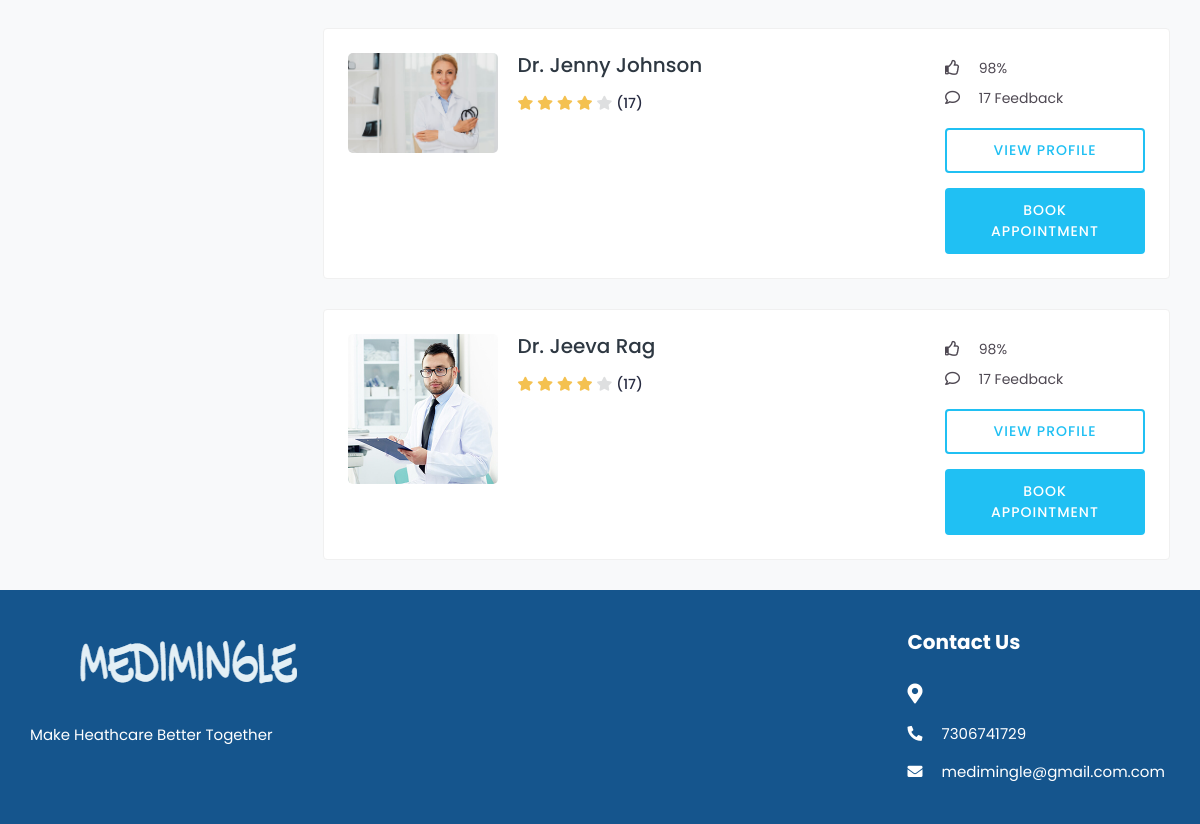
/doctor_search/ (signed in, lower part), run on an earlier commit of the app's database.
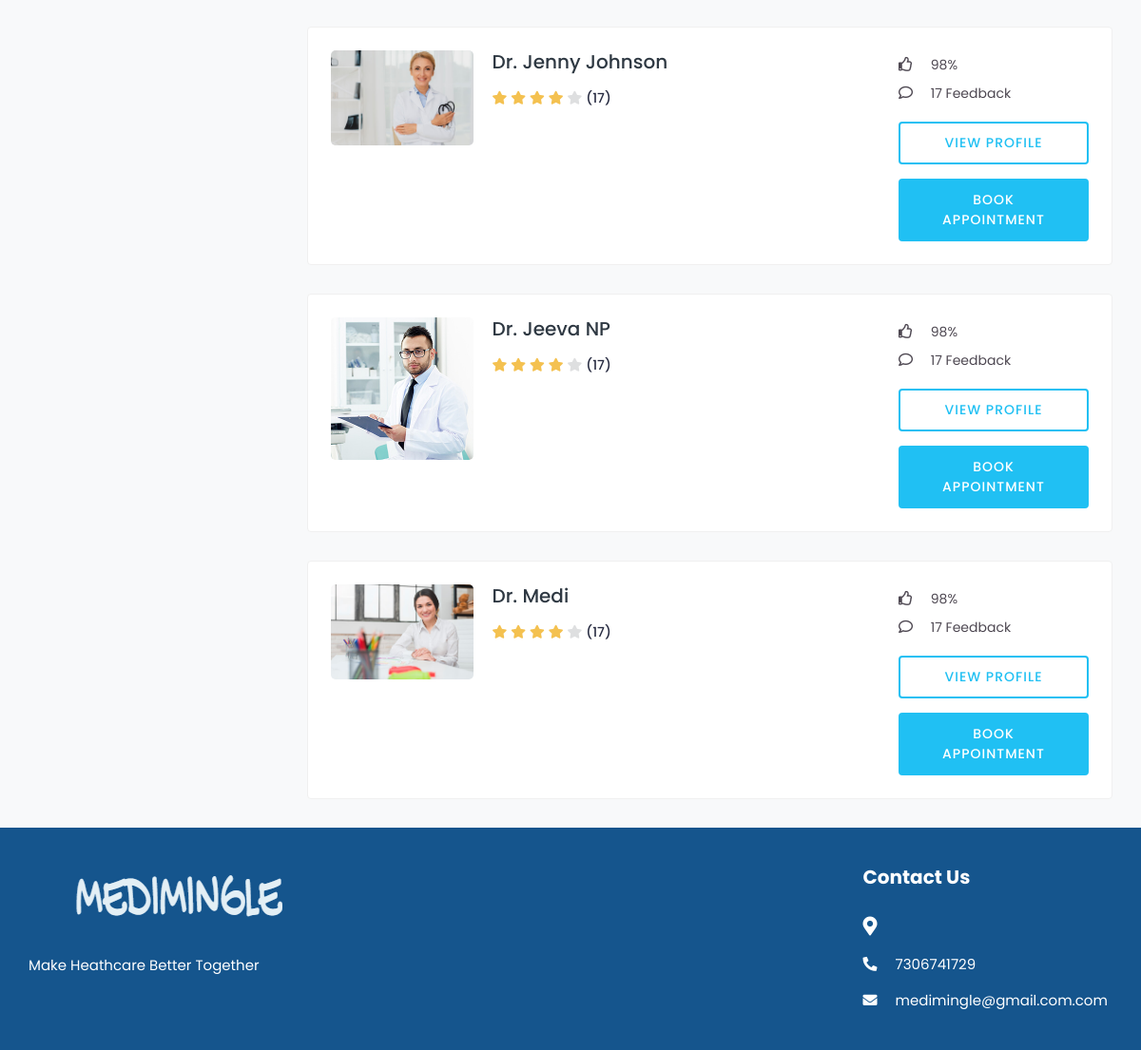
And on a later commit of the database.
### medi/models.py (models this page shows, shortened)
class Doctor(models.Model):
    user = models.OneToOneField(tbl_user, on_delete=models.CASCADE)
    city  = models.CharField(max_length=50,null=True,blank=True)
    profile_image = models.ImageField(upload_to='doctor/',default='default.png')
    gender = models.CharField(max_length=10, blank=True)
    description = models.TextField(blank=True)
    date_joined = models.DateTimeField(default=datetime.now, blank=True)
    consulting_fee = models.DecimalField(max_digits=10, decimal_places=2,blank=True,null=True)
    registration_number = models.CharField(max_length=50, null=True, blank=True)
    certificate = models.FileField(upload_to='certificates/', null=True, blank=True)

class tbl_user(AbstractUser):
    email=models.EmailField(unique=True)
    phone_number=models.CharField(max_length=15, null=True)
    USER_TYPE_CHOICES = (
        ('patient', 'Patient'),('doctor', 'Doctor'),
    )
    user_type = models.CharField(
        max_length=10,
        choices=USER_TYPE_CHOICES,
        default='patient',
    )
    is_email_verified = models.BooleanField(default=False)
    email_verification_token = models.CharField(max_length=255, blank=True, null=True)
    status= models.BooleanField(default=False)

### medi/views.py (the view)
# urls.py: path('doctor_search/', views.doctor_search, name='doctor_search'),
@never_cache
@login_required(login_url='signin')
@never_cache
@login_required(login_url='signin')
def doctor_search(request):
    gender_type = request.GET.get('gender_type')
    select_specialist = request.GET.getlist('select_specialist')
    doctors = Doctor.objects.all()
    if gender_type:
        doctors = doctors.filter(gender=gender_type)
    if select_specialist:
        doctors = doctors.filter(doctorspecialization__specialized_category__in=select_specialist)
    return render(request, 'doctor_search.html', {'doctors': doctors})

### templates/doctor_search.html (shortened to what this page needs)
{% load static %}
<!DOCTYPE html>
<html lang="en">
<head>
		<link rel="stylesheet" href="{% static '/assets/css/bootstrap.min.css'%}">
		<link rel="stylesheet" href="{% static '/assets/plugins/fontawesome/css/fontawesome.min.css'%}">
		<link rel="stylesheet" href="{% static '/assets/plugins/fontawesome/css/all.min.css'%}">
		<link rel="stylesheet" href="{% static '/assets/css/style.css'%}">
	</head>
	<body>
		<div class="main-wrapper">
			{% load static %}
			<div class="content">
				<div class="container-fluid">
					<div class="row">
						<div class="col-md-12 col-lg-4 col-xl-3 theiaStickySidebar">
						</div>
						<div class="col-md-12 col-lg-8 col-xl-9">
							{% for doctor in doctors %}
							<div class="card">
								<div class="card-body">
									<div class="doctor-widget">
										<div class="doc-info-left">
											<div class="doctor-img">
												<a href="{% url 'profile' doctor.id %}">
													<img src="{{ doctor.profile_image.url }}" class="img-fluid" alt="User Image">
												</a>
											</div>
											<div class="doc-info-cont">
												<h4 class="doc-name"><a href="{% url 'profile' doctor.id %}">Dr. {{doctor.user.first_name}} {{doctor.user.last_name}}</a></h4>
												<div class="rating">
													<i class="fas fa-star filled"></i>
													<i class="fas fa-star filled"></i>
													<i class="fas fa-star filled"></i>
													<i class="fas fa-star filled"></i>
													<i class="fas fa-star"></i>
													<span class="d-inline-block average-rating">(17)</span>
												</div>
											</div>
										</div>
										<div class="doc-info-right">
											<div class="clini-infos">
												<ul>
													<li><i class="far fa-thumbs-up"></i> 98%</li>
													<li><i class="far fa-comment"></i> 17 Feedback</li>
													</ul>
											</div>
											<div class="clinic-booking">
												<a class="view-pro-btn" href="doctor-profile.html">View Profile</a>
												<a class="apt-btn" href="{% url 'booking' doctor.id %}">Book Appointment</a>
											</div>
										</div>
									</div>
								</div>
							</div>
							{% endfor %}
						</div>
					</div>
				</div>
			</div>
			<footer class="footer">
				<div class="footer-top">
					<div class="container-fluid">
						<div class="row">
							<div class="col-lg-3 col-md-6">
								<div class="footer-widget footer-about">
									<div class="footer-logo">
										<img src="{% static '/assets/img/logo.png'%}" alt="logo">
									</div>
									<div class="footer-about-content">
										<p>Make Heathcare Better Together</p>
									</div>
								</div>
							</div>
							<div class="col-lg-3 col-md-6">
							</div>
							<div class="col-lg-3 col-md-6">
							</div>
							<div class="col-lg-3 col-md-6">
								<div class="footer-widget footer-contact">
									<h2 class="footer-title">Contact Us</h2>
									<div class="footer-contact-info">
										<div class="footer-address">
											<span><i class="fas fa-map-marker-alt"></i></span>
										</div>
										<p>
											<i class="fas fa-phone-alt"></i>
											7306741729
										</p>
										<p class="mb-0">
											<i class="fas fa-envelope"></i>
											medimingle@gmail.com.com
										</p>
									</div>
								</div>
							</div>
						</div>
					</div>
				</div>
						</div>
	</body>
</html>

What changed in the data, as far as the page shows it:
changed Doctor "Jeeva": user.last_name "Rag" → "NP"
added Doctor: profile_image (placeholder picture), user.first_name "Medi"
